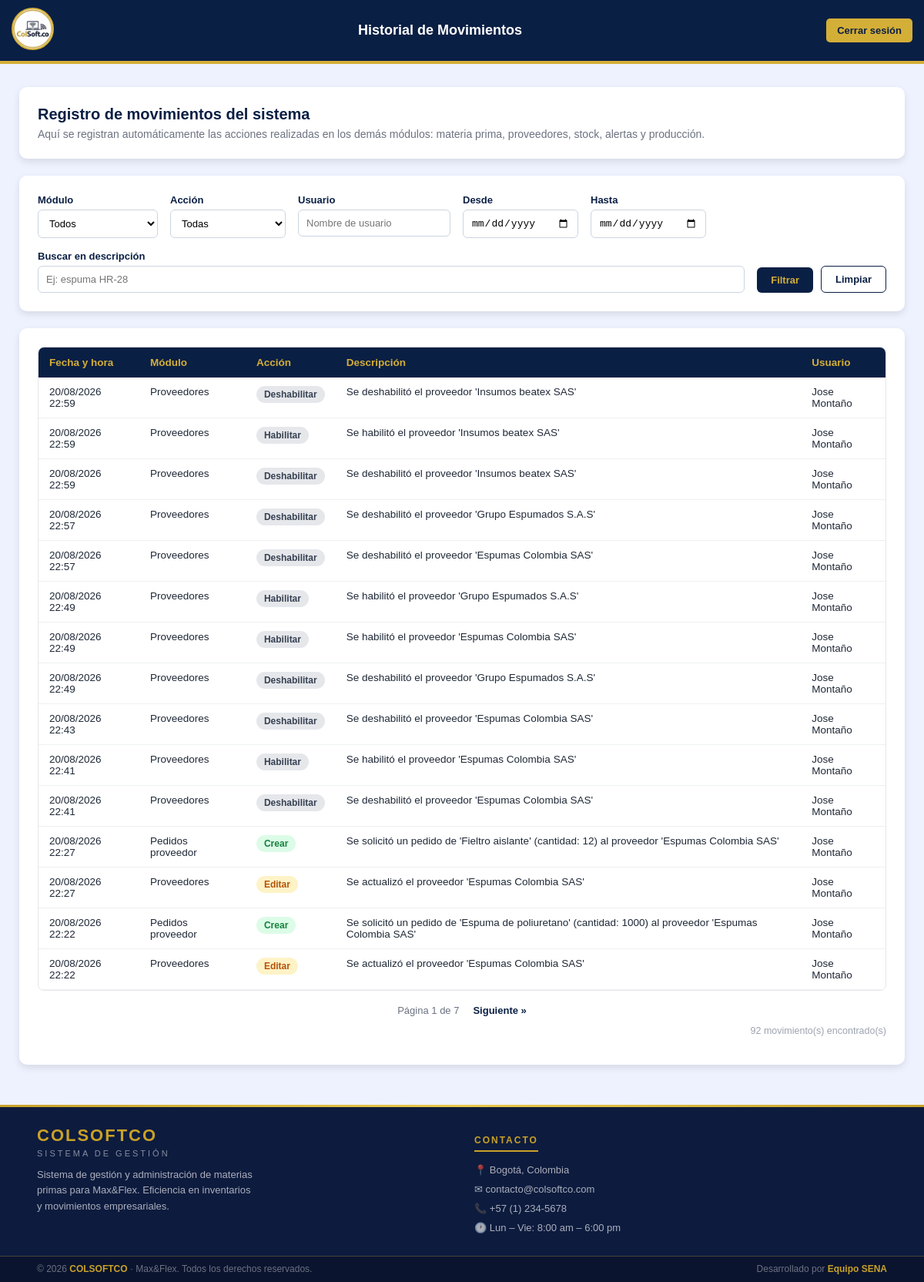
The app's page /view/historial_movimientos/historial.php (signed in), older data.
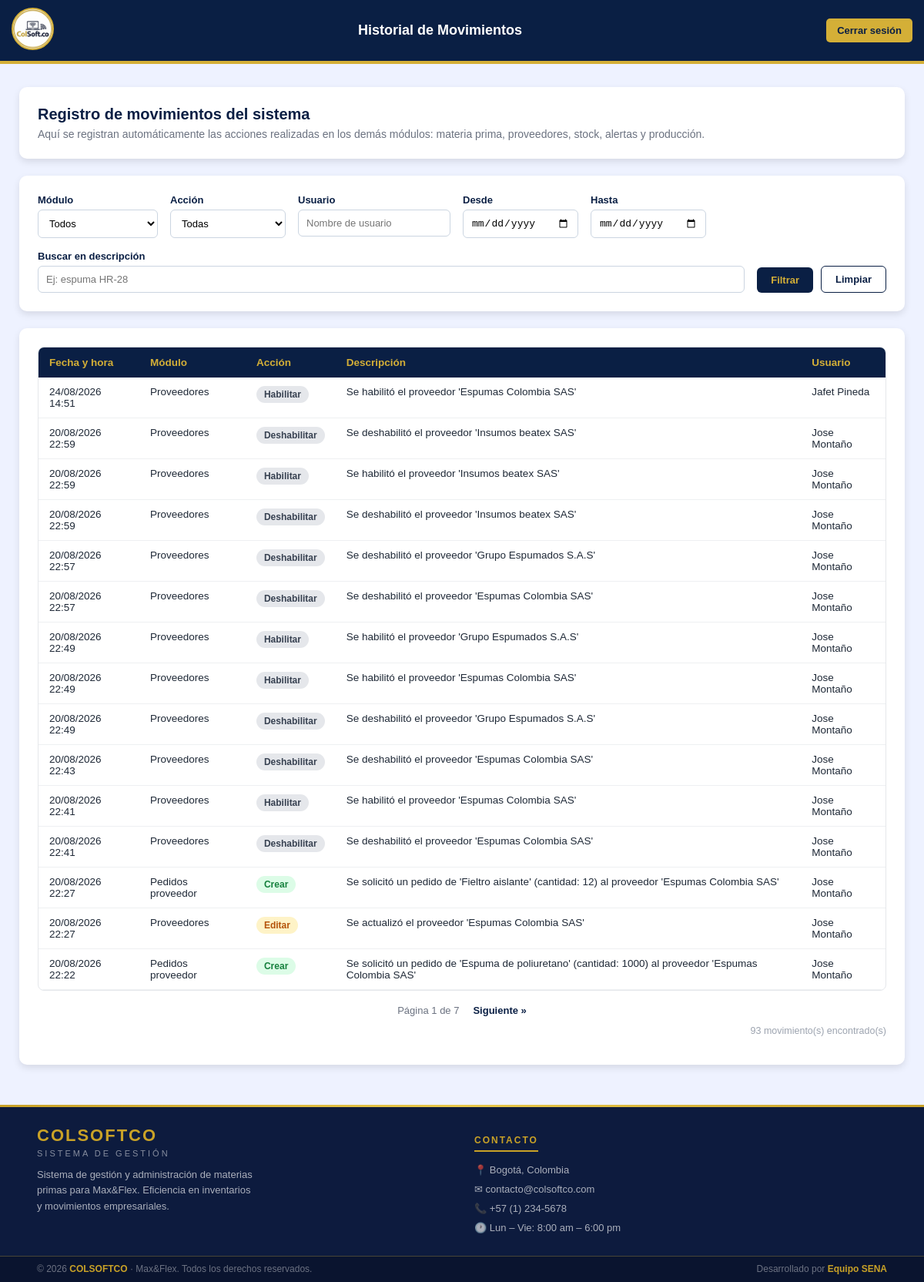
The same page, newer data.
### tables this page shows
CREATE TABLE `historial_movimientos` (
  `id` int(11) NOT NULL,
  `modulo` varchar(50) NOT NULL,
  `accion` varchar(50) NOT NULL,
  `id_registro` int(11) DEFAULT NULL,
  `descripcion` text NOT NULL,
  `datos_anteriores` longtext DEFAULT NULL CHECK (json_valid(`datos_anteriores`)),
  `datos_nuevos` longtext DEFAULT NULL CHECK (json_valid(`datos_nuevos`)),
  `usuario_id` int(11) DEFAULT NULL,
  `usuario_nombre` varchar(100) NOT NULL,
  `ip` varchar(45) DEFAULT NULL,
  `fecha_hora` datetime NOT NULL DEFAULT current_timestamp()
);

### app/HistorialMovimientos.php (called while the page is built, shortened)
<?php
require_once __DIR__ . '/../config/conexion.php';
class HistorialMovimientos
{
    private PDO $conn;
    public function __construct()
    {
        $this->conexionObj = new Conexion();
        $this->conn = $this->conexionObj->getConnection();
    }
    public function obtener(array $filtros = [], int $pagina = 1, int $porPagina = 20): array
    {
        [$where, $params] = $this->construirFiltros($filtros);
        $offset = max(0, ($pagina - 1) * $porPagina);
        $sql = "SELECT * FROM historial_movimientos
                {$where}
                ORDER BY fecha_hora DESC
                LIMIT :limite OFFSET :offset";
        $stmt = $this->conn->prepare($sql);
        $stmt->bindValue(':limite', $porPagina, PDO::PARAM_INT);
        $stmt->bindValue(':offset', $offset, PDO::PARAM_INT);
        $stmt->execute();
        return $stmt->fetchAll(PDO::FETCH_ASSOC);
    }
    public function contarRegistros(array $filtros = []): int
    {
        [$where, $params] = $this->construirFiltros($filtros);
        $sql = "SELECT COUNT(*) AS total FROM historial_movimientos {$where}";
        $stmt = $this->conn->prepare($sql);
        $stmt->execute();
        return (int) $stmt->fetch(PDO::FETCH_ASSOC)['total'];
    }
    private function construirFiltros(array $filtros): array
    {
        $condiciones = [];
        $params = [];
        $where = count($condiciones) > 0 ? 'WHERE ' . implode(' AND ', $condiciones) : '';
        return [$where, $params];
    }
}

### config/conexion.php (called while the page is built, shortened)
<?php
  class Conexion
  {
    private string $Servidor = "localhost";
    private string $BaseDeDatos = "colsoftco";
    private string $Usuario = "root";
    private string $Password = "";
    public function getConnection(){
      $this->Conector = new PDO(
        "mysql:host=".$this->Servidor.";dbname=".$this->BaseDeDatos,
        $this->Usuario,
        $this->Password
      );
      $this->Conector->exec("set names utf8");
      return $this->Conector;
    }
  }

### view/historial_movimientos/historial.php (the view, shortened to what the changed rows need)
<?php
require_once __DIR__ . '/../../app/HistorialMovimientos.php';
$historial = new HistorialMovimientos();
$filtros = [
    'modulo'       => $_GET['modulo'] ?? '',
    'accion'       => $_GET['accion'] ?? '',
    'usuario'      => $_GET['usuario'] ?? '',
    'fecha_inicio' => $_GET['fecha_inicio'] ?? '',
    'fecha_fin'    => $_GET['fecha_fin'] ?? '',
    'buscar'       => $_GET['buscar'] ?? '',
];
$porPagina = 15;
$pagina    = isset($_GET['pagina']) ? max(1, (int) $_GET['pagina']) : 1;
$totalRegistros = $historial->contarRegistros($filtros);
$totalPaginas   = max(1, (int) ceil($totalRegistros / $porPagina));
$movimientos    = $historial->obtener($filtros, $pagina, $porPagina);
function claseAccion(string $accion): string
{
    return match ($accion) {
        'crear'    => 'badge badge-crear',
        'editar'   => 'badge badge-editar',
        'eliminar' => 'badge badge-eliminar',
        'entrada'  => 'badge badge-entrada',
        'salida'   => 'badge badge-salida',
        default    => 'badge badge-default',
    };
}
function construirQuery(array $filtros, int $pagina): string
{
    $params = array_filter($filtros);
    $params['pagina'] = $pagina;
    return http_build_query($params);
}
?>
<!DOCTYPE html>
<html lang="es">
<head>
    <link rel="stylesheet" href="historial.css">
</head>
<body>
    <header>
        <div class="header-title">
            <h1>Historial de Movimientos</h1>
        </div>
    </header>
    <div class="page-body">
        <main class="content">
            <div class="tarjeta">
                <h2>Registro de movimientos del sistema</h2>
            </div>
            <div class="tarjeta">
                <div class="tabla-wrapper">
                    <table class="tabla-historial">
                        <thead>
                            <tr>
                                <th>Fecha y hora</th>
                                <th>Módulo</th>
                                <th>Acción</th>
                                <th>Descripción</th>
                                <th>Usuario</th>
                            </tr>
                        </thead>
                        <tbody>
                            <?php if (count($movimientos) === 0): ?>
                                <tr>
                                    <td colspan="5" class="sin-resultados">
                                        No se encontraron movimientos con los filtros seleccionados.
                                    </td>
                                </tr>
                            <?php else: ?>
                                <?php foreach ($movimientos as $mov): ?>
                                    <tr>
                                        <td><?= date('d/m/Y H:i', strtotime($mov['fecha_hora'])) ?></td>
                                        <td><?= htmlspecialchars(ucfirst(str_replace('_', ' ', $mov['modulo']))) ?></td>
                                        <td><span class="<?= claseAccion($mov['accion']) ?>"><?= htmlspecialchars(ucfirst($mov['accion'])) ?></span></td>
                                        <td><?= htmlspecialchars($mov['descripcion']) ?></td>
                                        <td><?= htmlspecialchars($mov['usuario_nombre']) ?></td>
                                    </tr>
                                <?php endforeach; ?>
                            <?php endif; ?>
                        </tbody>
                    </table>
                </div>
                <?php if ($totalPaginas > 1): ?>
                    <div class="paginacion">
                        <span class="pagina-actual">Página <?= $pagina ?> de <?= $totalPaginas ?></span>
                        <?php if ($pagina < $totalPaginas): ?>
                            <a href="?<?= construirQuery($filtros, $pagina + 1) ?>" class="pagina-link">Siguiente &raquo;</a>
                        <?php endif; ?>
                    </div>
                <?php endif; ?>
                <p class="total-resultados"><?= $totalRegistros ?> movimiento(s) encontrado(s)</p>
            </div>
        </main>
    </div>
</body>
</html>

Row changes from the older to the newer data that the page shows:
no longer on this page (row unchanged): historial_movimientos: fecha_hora "20/08/2026 22:22", modulo "Proveedores", accion "Editar", descripcion "Se actualizó el proveedor 'Espumas Colombia SAS'", usuario_nombre "Jose Montaño"
added historial_movimientos: fecha_hora "24/08/2026 14:51", modulo "Proveedores", accion "Habilitar", descripcion "Se habilitó el proveedor 'Espumas Colombia SAS'", usuario_nombre "Jafet Pineda"
Text that changed along with them:
$totalRegistros: "92" → "93"
